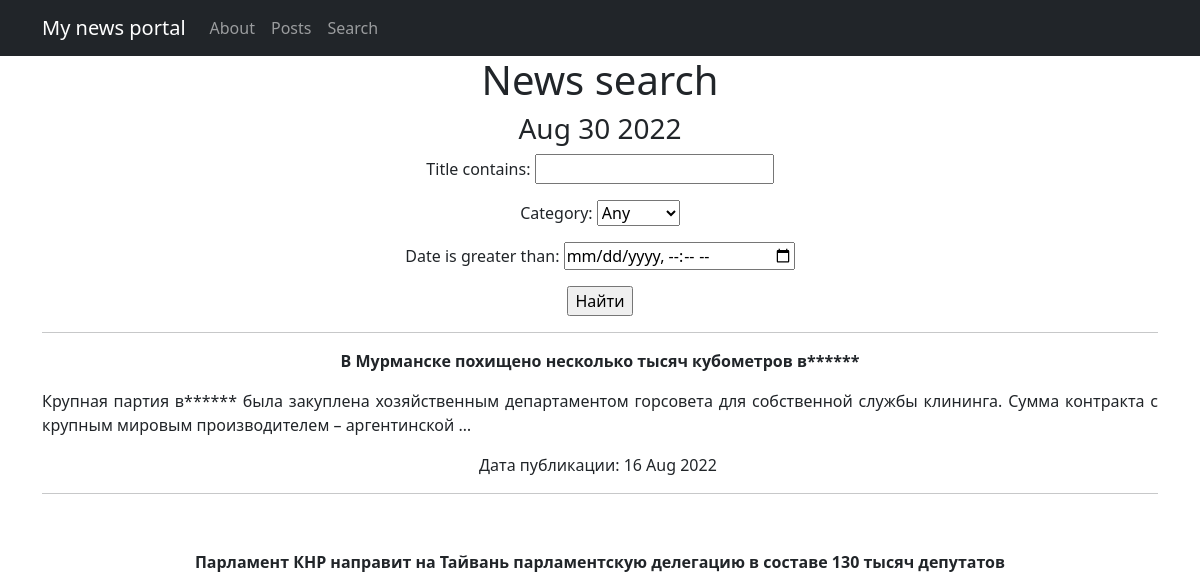
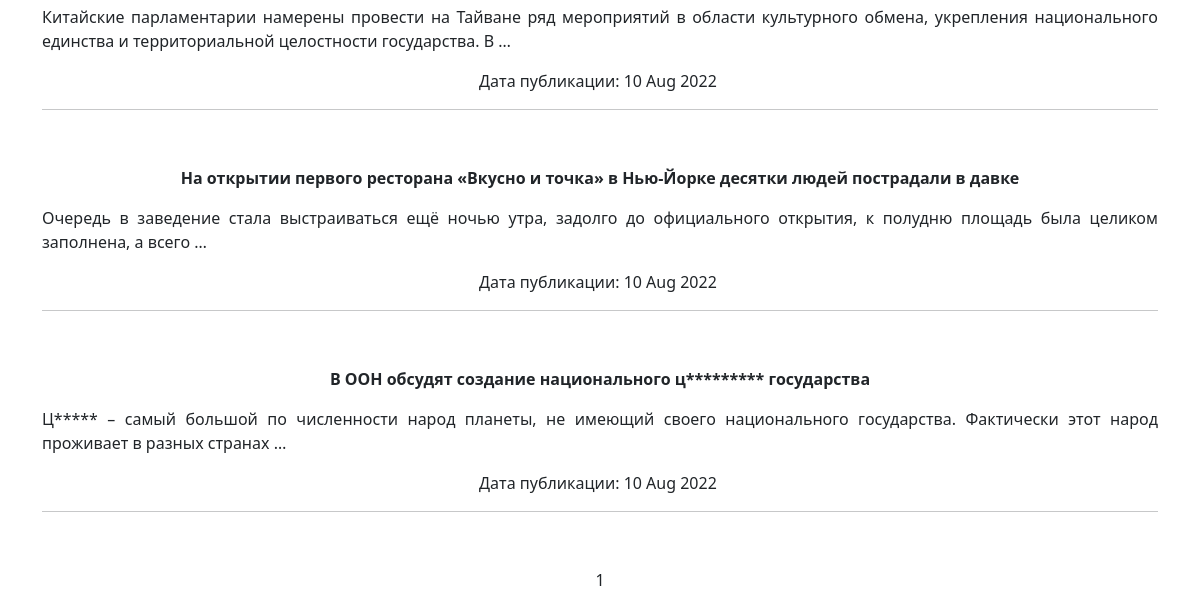
Page /posts/search/ on the earlier database version (2 pictures, top to bottom).
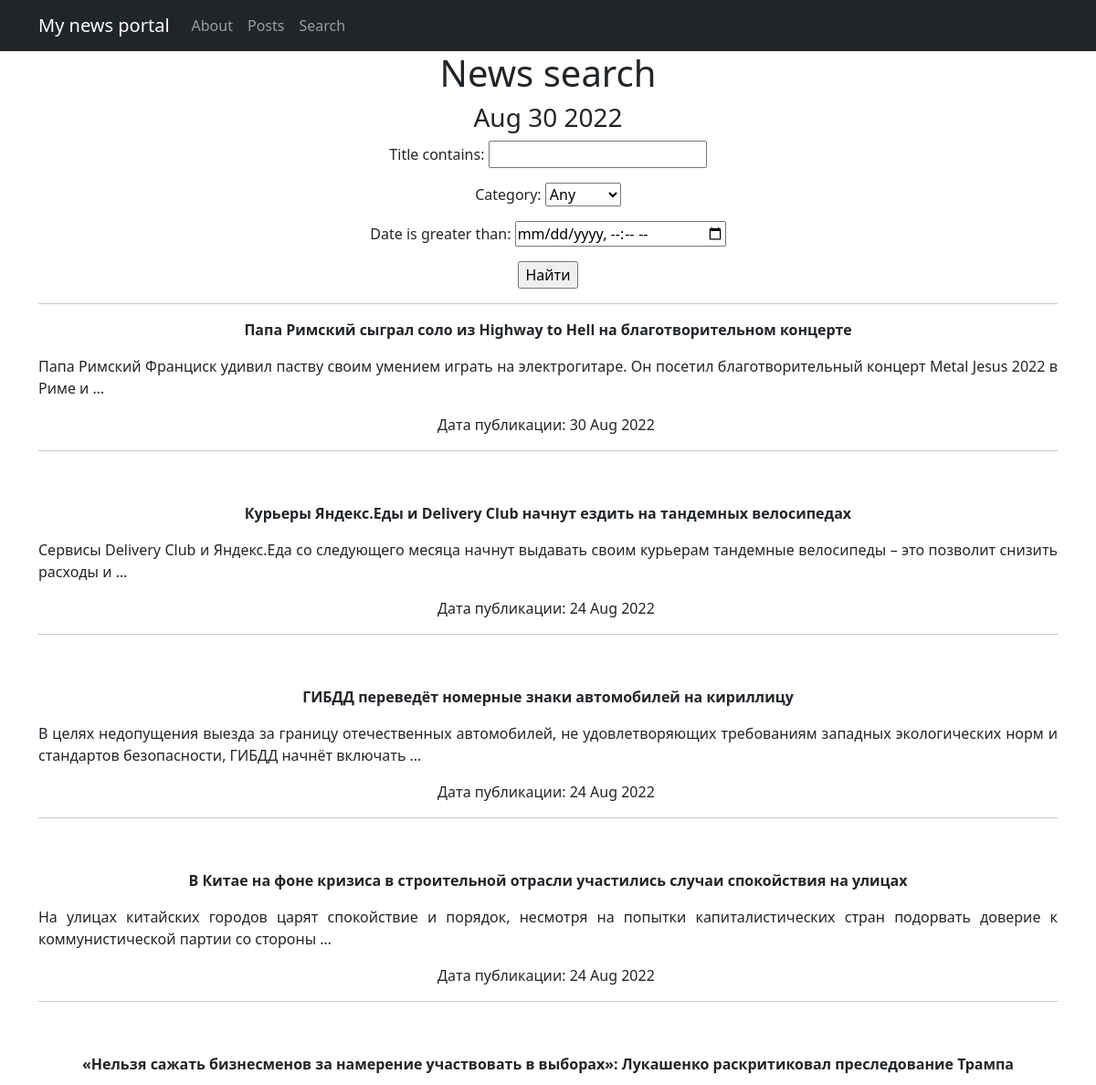
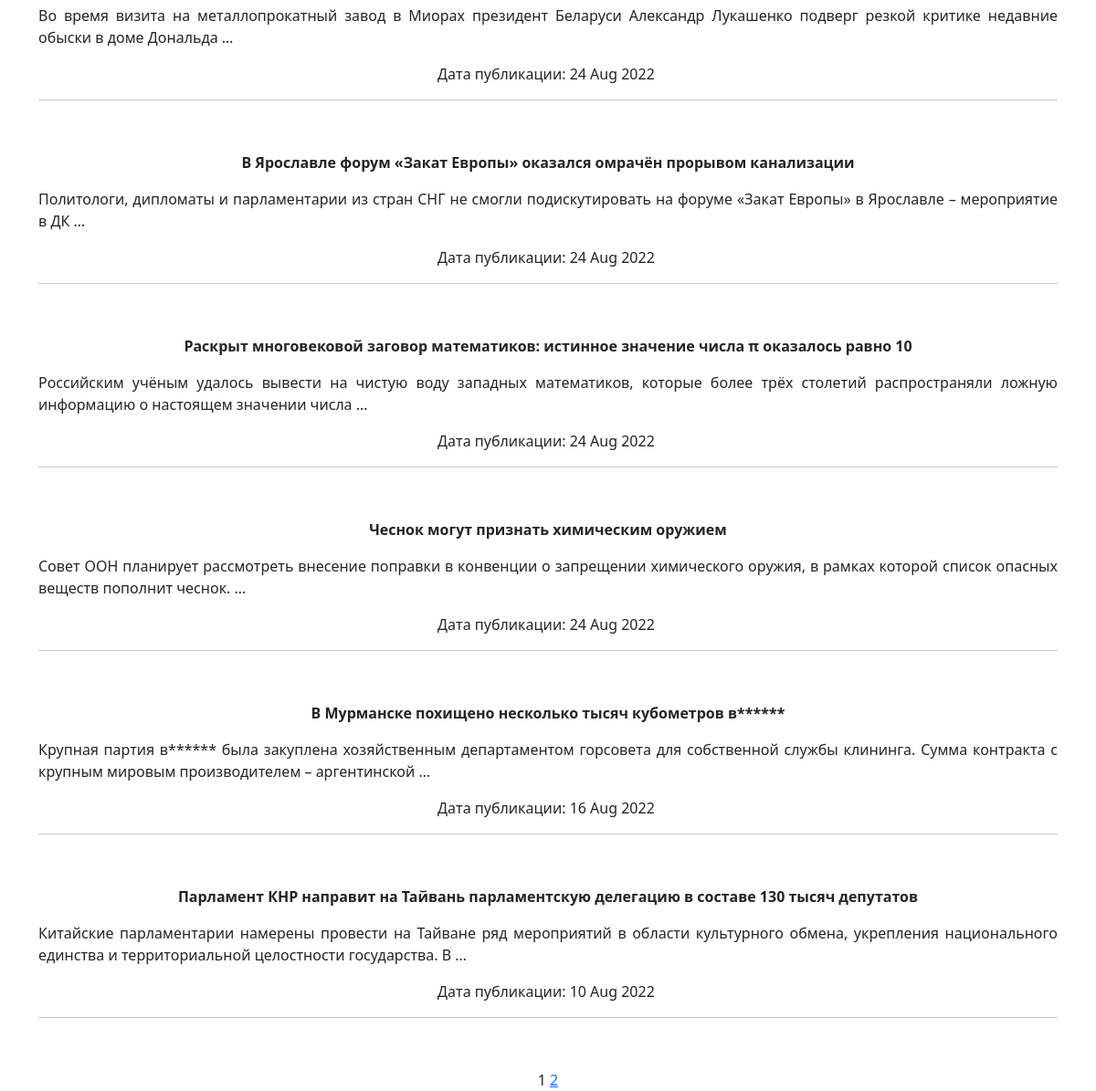
Same page on the later database version (2 pictures, top to bottom).
### news/models.py (models this page shows, shortened)
class Post(models.Model):
    NEWS = 'NE'
    ARTICLE = 'AR'
    CHOICES = [
        (NEWS, 'Новость'),
        (ARTICLE, 'Статья')
    ]
    postAuthor = models.ForeignKey(Author, on_delete=models.CASCADE)
    categoryChoice = models.CharField(max_length=2,
                                      choices=CHOICES,
                                      default=NEWS)
    date = models.DateTimeField(auto_now_add=True)
    Category = models.ManyToManyField(Category, related_name='posts', through='PostCategory', verbose_name='Категория')
    title = models.CharField(max_length=150)
    text = models.TextField()
    rating = models.IntegerField(default=0)

### news/views.py (the view)
# urls.py: path('search/', PostSearch.as_view(), name='post_search'),
class PostSearch(ListView):
    model = Post
    ordering = ['-date']
    template_name = 'posts_search.html'
    context_object_name = 'posts'
    paginate_by = 10
    def get_queryset(self):
        queryset = super().get_queryset()
        self.filterset = PostFilter(self.request.GET, queryset)
        return self.filterset.qs
    def get_context_data(self, **kwargs):
        context = super().get_context_data(**kwargs)
        context['filterset'] = self.filterset
        context['time_now'] = datetime.utcnow()
        return context

### news/models.py (called while the page is built)
    def __str__(self):
        return f'{self.categoryName}'

### news/templatetags/custom_filters.py (called while the page is built)
@register.filter()
def censor(in_text):
   for word in in_text.split():
      if word.lower() in F_WORDS:
         in_text = in_text.replace(
            word,
            f'{word[0]}{"*" * (len(word) - 1)}'
         )
   return in_text

### news/templatetags/custom_tags.py (called while the page is built)
@register.simple_tag(takes_context=True)
def url_replace(context, **kwargs):
   d = context['request'].GET.copy()
   for k, v in kwargs.items():
       d[k] = v
   return d.urlencode()

### templates/posts_search.html (shortened to what this page needs)
{% extends 'flatpages/default.html' %}
{% load custom_filters %}
{% load custom_tags %}
{% block content %}
   <h1>News search</h1>
   <h3>{{ time_now|date:'M d Y' }}</h3>
<form action="" method="get">
   {{ filterset.form.as_p }}
   <input type="submit" value="Найти" />
</form>
   <hr>
   {% if posts %}
           {% for post in posts %}
           <tr>
               <div>
                    <p style="text-align: center;"><strong>{{ post.title|censor }}</strong></p>
               </div>
               <div>
                   <p style="text-align: justify;">{{ post.text|truncatewords:20|censor }}</p>
               </div>
               <div>
                    <p style="text-align: center;">Дата публикации: {{ post.date|date:'d M Y' }}&nbsp;</p>
                    <hr />
                    <p style="text-align: center;">&nbsp;</p>
               </div>
           </tr>
           {% endfor %}
   {% else %}
       <h2>There are no news!</h2>
   {% endif %}
   {{ page_obj.number }}
   {% if page_obj.has_next %}
       <a href="?{% url_replace page=page_obj.next_page_number %}">{{ page_obj.next_page_number }}</a>
   {% endif %}
{% endblock content %}

Differences in the rows shown:
no longer on this page (row unchanged): Post: title|censor "На открытии первого ресторана «Вкусно и точка» в Нью-Йорке десятки людей пострадали в давке", text|censor "Очередь в заведение стала выстраиваться ещё ночью утра, задолго до официального открытия, к полудню площадь была целиком заполнена, а всего …", date "10 Aug 2022"
no longer on this page (row unchanged): Post: title|censor "В ООН обсудят создание национального ц********* государства", text|censor "Ц***** – самый большой по численности народ планеты, не имеющий своего национального государства. Фактически этот народ проживает в разных странах …", date "10 Aug 2022"
added Post: title|censor "Папа Римский сыграл соло из Highway to Hell на благотворительном концерте", text|censor "Папа Римский Франциск удивил паству своим умением играть на электрогитаре. Он посетил благотворительный концерт Metal Jesus 2022 в Риме и …", date "30 Aug 2022"
added Post: title|censor "Курьеры Яндекс.Еды и Delivery Club начнут ездить на тандемных велосипедах", text|censor "Сервисы Delivery Club и Яндекс.Еда со следующего месяца начнут выдавать своим курьерам тандемные велосипеды – это позволит снизить расходы и …", date "24 Aug 2022"
added Post: title|censor "ГИБДД переведёт номерные знаки автомобилей на кириллицу", text|censor "В целях недопущения выезда за границу отечественных автомобилей, не удовлетворяющих требованиям западных экологических норм и стандартов безопасности, ГИБДД начнёт включать …", date "24 Aug 2022"
added Post: title|censor "В Китае на фоне кризиса в строительной отрасли участились случаи спокойствия на улицах", text|censor "На улицах китайских городов царят спокойствие и порядок, несмотря на попытки капиталистических стран подорвать доверие к коммунистической партии со стороны …", date "24 Aug 2022"
added Post: title|censor "«Нельзя сажать бизнесменов за намерение участвовать в выборах»: Лукашенко раскритиковал преследование Трампа", text|censor "Во время визита на металлопрокатный завод в Миорах президент Беларуси Александр Лукашенко подверг резкой критике недавние обыски в доме Дональда …", date "24 Aug 2022"
added Post: title|censor "В Ярославле форум «Закат Европы» оказался омрачён прорывом канализации", text|censor "Политологи, дипломаты и парламентарии из стран СНГ не смогли подискутировать на форуме «Закат Европы» в Ярославле – мероприятие в ДК …", date "24 Aug 2022"
added Post: title|censor "Раскрыт многовековой заговор математиков: истинное значение числа π оказалось равно 10", text|censor "Российским учёным удалось вывести на чистую воду западных математиков, которые более трёх столетий распространяли ложную информацию о настоящем значении числа …", date "24 Aug 2022"
added Post: title|censor "Чеснок могут признать химическим оружием", text|censor "Совет ООН планирует рассмотреть внесение поправки в конвенции о запрещении химического оружия, в рамках которой список опасных веществ пополнит чеснок. …", date "24 Aug 2022"
Other differences:
{{ page_obj.next_page_number }}: (not shown) → "2"
